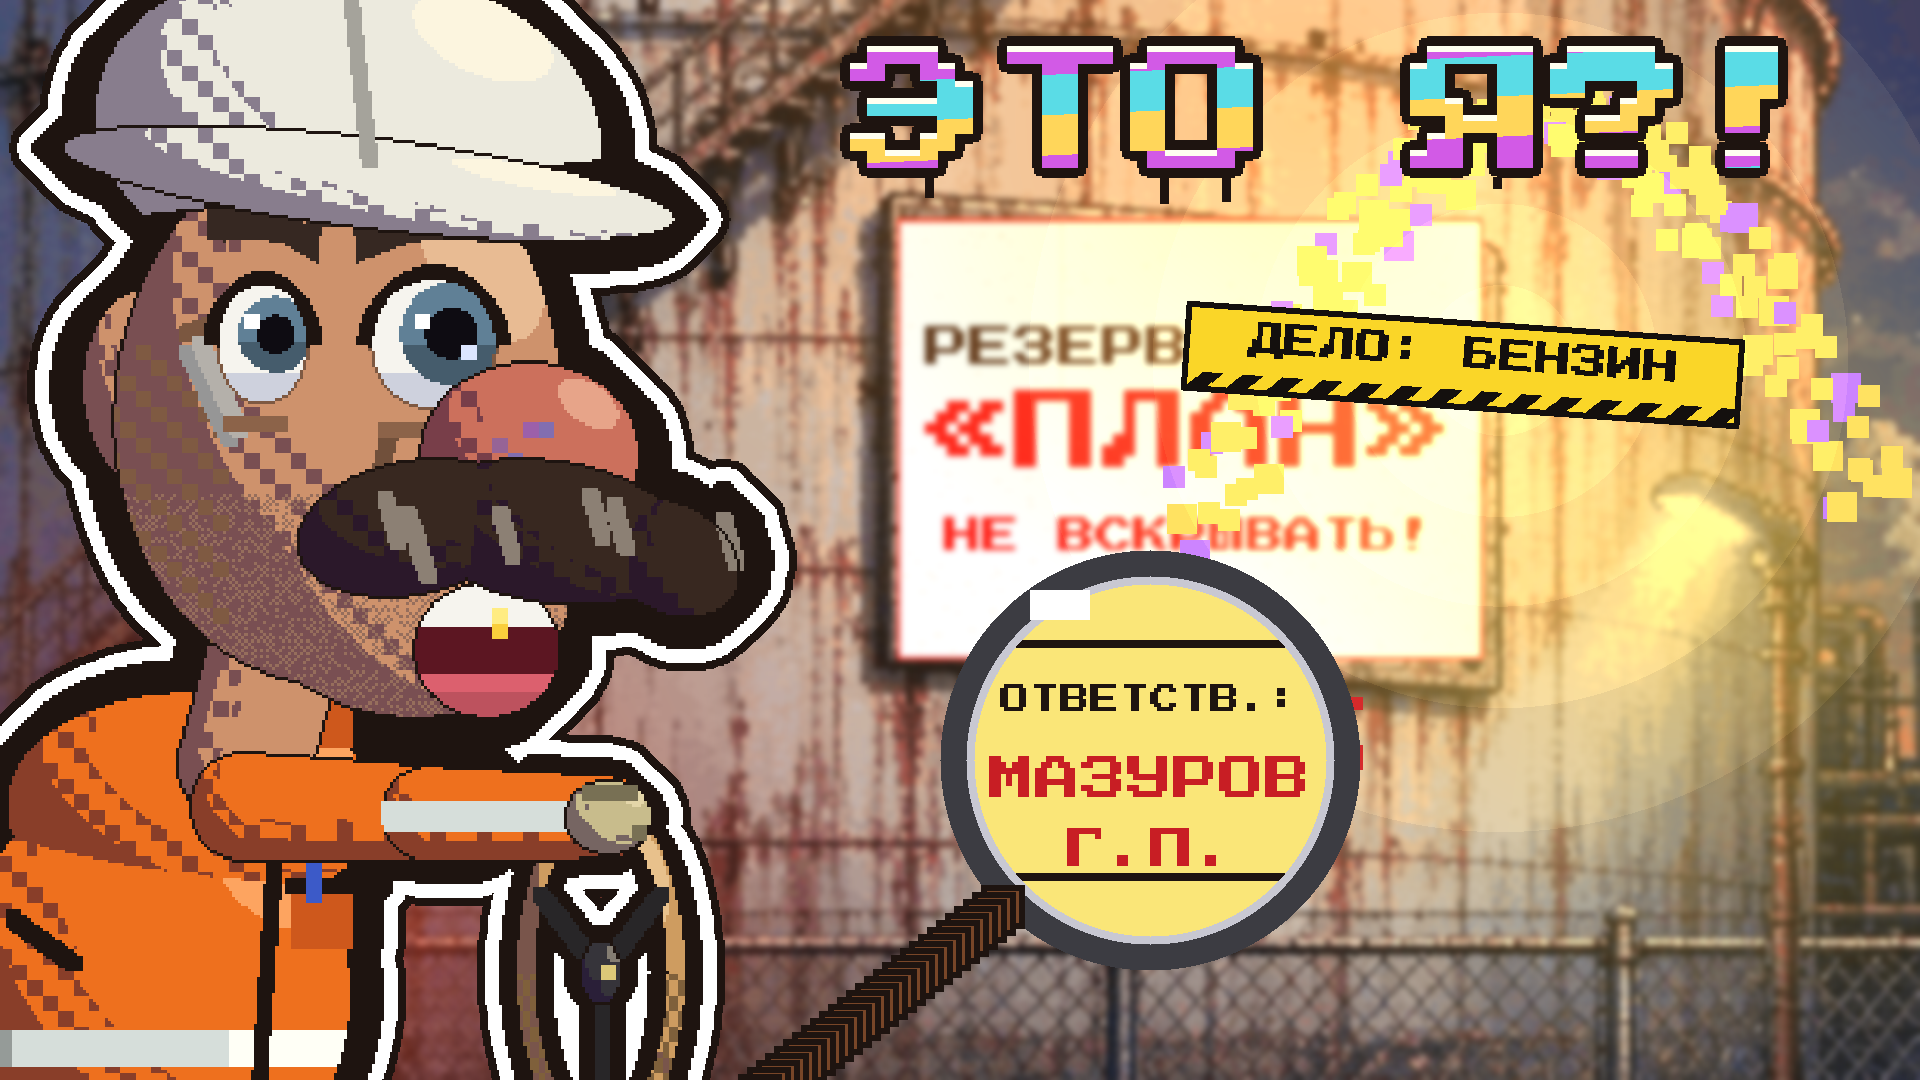

This figure's Python source:
"""CTR cover 1920x1080 for «СЛЕДСТВИЕ ПО БЕНЗИНУ» (own idea, not the face+sunburst template of other movies):
Мазутыч the detective, a giant shocked face, holds a magnifying glass over the valve plate with HIS OWN name; behind him the tank
«ПЛАН 148%» bursts with a fountain of golden gasoline; warm sunset-orange refinery sky. Text «ЭТО Я?!» top-right; a yellow-black
case-file tag «ДЕЛО №1: БЕНЗИН» small. Bottom-right timestamp zone empty.
  python3 cover.py -> cover.png + cover.jpg (<= 2 MB) + cover_small.png (320x180)"""
import math
import movie as MV
from movie import *

t = 0.4
OUTD = HERE


def sprite_rgba(fn, s, size, head, flip=False, **kw):
    """sprite rendered on a key colour -> RGBA with a sticker outline (thick white + ink)"""
    key = (255, 0, 255)
    a = MV.portrait(fn, s, size, bg=key, head=head, flip=flip, **kw)
    m = ~((a[..., 0] == 255) & (a[..., 1] == 0) & (a[..., 2] == 255))
    out = np.zeros(a.shape[:2] + (4,), np.uint8)
    pad = 26
    big_m = np.pad(m, pad)
    d1 = O._dilate(big_m, 14)[pad:-pad, pad:-pad] if hasattr(O, '_dilate') else m
    d2 = O._dilate(big_m, 22)[pad:-pad, pad:-pad] if hasattr(O, '_dilate') else m
    out[d2] = (30, 20, 16, 255)
    out[d1] = (255, 255, 255, 255)
    out[m, :3] = a[m]; out[m, 3] = 255
    return out


# background: the tank farm, warm and saturated, the tank with its plan number and a gasoline fountain
v = view_at(TANK, 760.0, 330.0, 1.05, SX, SY)
bg = v.bg().astype(float)
H, W = bg.shape[:2]
g = bg.mean(2, keepdims=True)
bg = np.clip(g + (bg - g) * 1.6, 0, 255) * 1.3 + 20
yy, xx = np.mgrid[0:H, 0:W]
for (cx, cy, c, r) in ((1300, 120, (255, 150, 40), 900), (300, 900, (255, 70, 40), 700), (1700, 600, (255, 210, 60), 600)):
    k = np.clip(1 - np.hypot(xx - cx, yy - cy) / r, 0, 1)[..., None] ** 1.4
    bg = bg * (1 - 0.5 * k) + np.array(c) * 0.5 * k
big = np.clip(bg, 0, 255).astype(np.uint8)
big[:] = M.dof(big, 3)
MV.tank_fx(t, 148, hose=False)(big, v)
# the fountain from the tank seam
for i in range(160):
    ph = i / 160
    x = int(1180 + ph * 700 + 40 * math.sin(i))
    y = int(520 - math.sin(ph * math.pi) * 420 + 20 * math.cos(i * 1.7))
    s_ = 22 if i % 4 else 30
    if 0 <= x < W - s_ and 0 <= y < H - s_:
        big[y:y + s_, x:x + s_] = (255, 214, 90) if i % 5 else (190, 120, 255)
fx.glow(big, 1500, 360, 700, (255, 220, 120), 0.35)

# the hero: a huge shocked face, left
hero = sprite_rgba(MC.maz, 15.5, (1100, 1300), head=(0.42, 0.36), expr='shock', look=(0.7, 0.5), beacon=True, ride=False, mouth_=1.0,
                   t=1.0)
O.overlay(big, hero, -60, -60, 1.0)

# magnifying glass over the plate with his name
gx, gy, gr = 1150, 760, 210
plate = Image.new('RGB', (2 * gr, 2 * gr), (250, 230, 120)); d = ImageDraw.Draw(plate); d.fontmode = '1'
d.rectangle([10, 90, 2 * gr - 10, 2 * gr - 90], fill=(250, 230, 120), outline=INK, width=8)
d.text((gr, 150), 'ОТВЕТСТВ.:', font=O.pfont(30), fill=INK, anchor='mm')
d.text((gr, 230), 'МАЗУРОВ', font=O.pfont(46), fill=(200, 30, 36), anchor='mm')
d.text((gr, 300), 'Г.П.', font=O.pfont(44), fill=(200, 30, 36), anchor='mm')
pa = np.array(plate)
yy2, xx2 = np.mgrid[0:2 * gr, 0:2 * gr]
circ = np.hypot(xx2 - gr, yy2 - gr) <= gr
reg = big[gy - gr:gy + gr, gx - gr:gx + gr]
reg[circ] = pa[circ]
ring = (np.hypot(xx2 - gr, yy2 - gr) <= gr) & (np.hypot(xx2 - gr, yy2 - gr) > gr - 26)
reg[ring] = (60, 60, 66)
ring2 = (np.hypot(xx2 - gr, yy2 - gr) <= gr - 26) & (np.hypot(xx2 - gr, yy2 - gr) > gr - 34)
reg[ring2] = (200, 200, 210)
for k in range(40):                                                         # the handle towards the hero's hand
    x, y = int(gx - gr * 0.7 - k * 9), int(gy + gr * 0.7 + k * 7)
    big[y - 22:y + 22, x - 22:x + 22] = INK
    big[y - 16:y + 16, x - 16:x + 16] = (120, 70, 40)
big[gy - gr + 40:gy - gr + 70, gx - 120:gx - 60] = (255, 255, 255)             # glint

# text: «ЭТО Я?!» top-right + case tag
title = K.hook_title(['ЭТО Я?!'], 140, width=1160)
O.overlay(big, title, 760, 10, 1.0)
tag = Image.new('RGBA', (560, 90), (0, 0, 0, 0)); d = ImageDraw.Draw(tag); d.fontmode = '1'
d.rectangle([0, 0, 559, 89], fill=(250, 214, 40, 255), outline=(20, 16, 14, 255), width=6)
for k in range(0, 560, 40): d.polygon([(k, 89), (k + 20, 89), (k + 40, 70), (k + 20, 70)], fill=(20, 16, 14, 255))
d.text((280, 34), 'ДЕЛО: БЕНЗИН', font=O.pfont(36), fill=(20, 16, 14), anchor='mm')
O.overlay(big, np.array(tag.rotate(-4, expand=True, resample=Image.NEAREST)), 1180, 300, 1.0)

Image.fromarray(big).save(OUTD / 'cover.png')
Image.fromarray(big).save(OUTD / 'cover.jpg', quality=90)
Image.fromarray(big).resize((320, 180), Image.LANCZOS).save(OUTD / 'cover_small.png')
print(OUTD / 'cover.png', (OUTD / 'cover.jpg').stat().st_size // 1024, 'KB')
